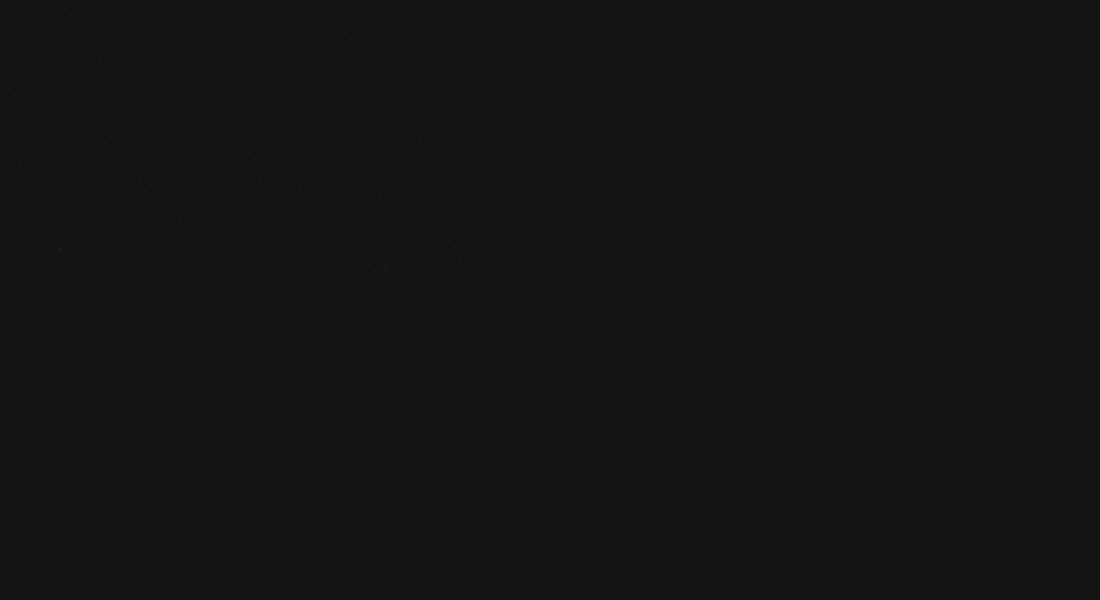
Frame 1 (no input)
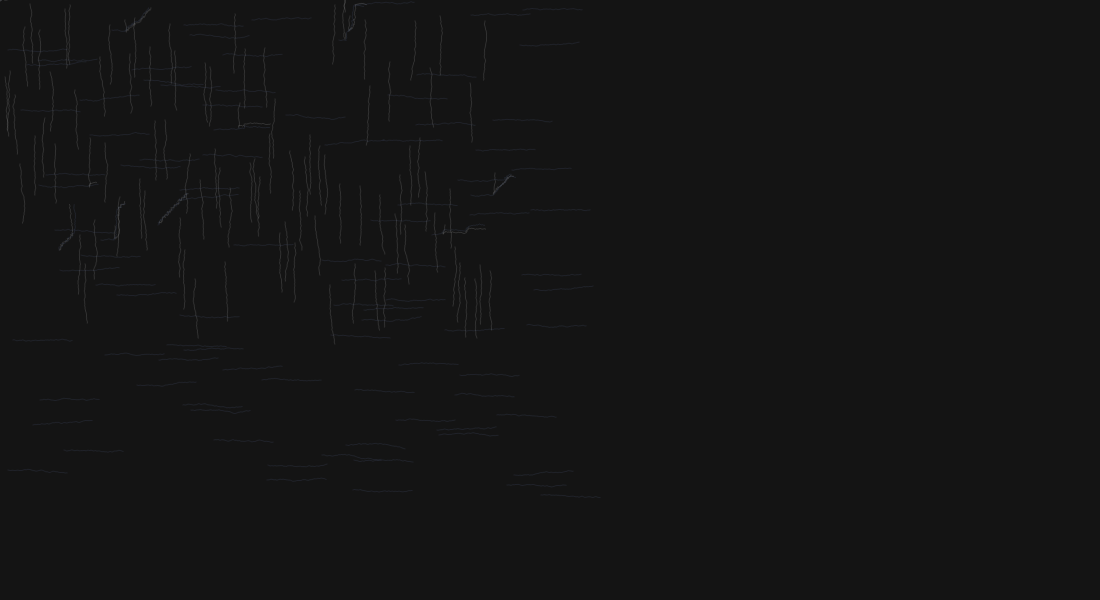
Frame 60 (the mouse pressed at the canvas centre just before this capture)
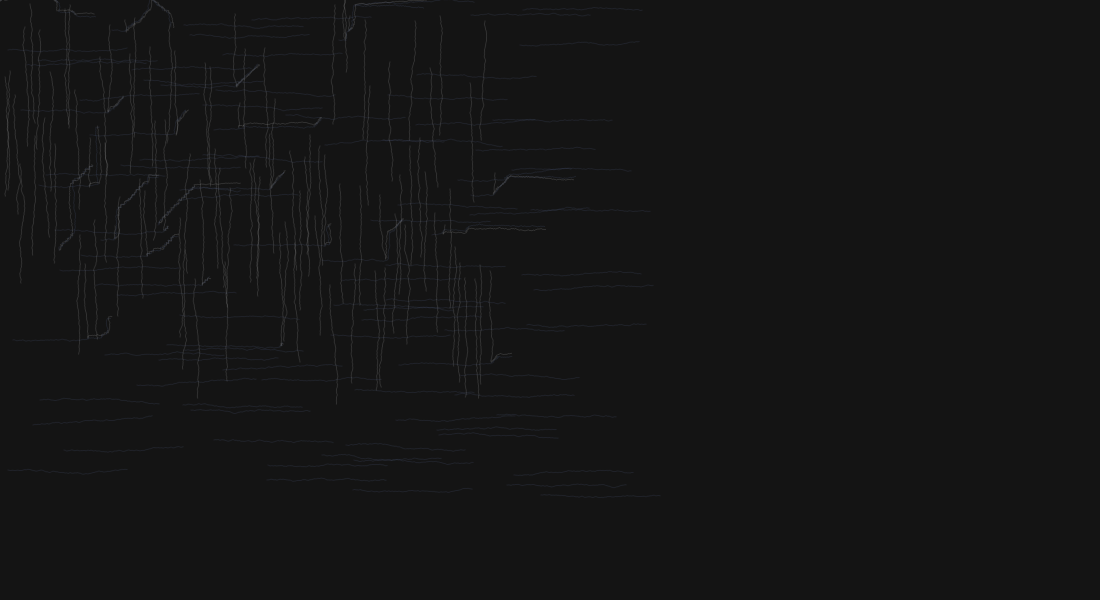
Frame 120 (the mouse held since frame 60 and released just before this capture)

The Processing sketch that drew these frames (run headless with seeded random() and noise(); from frame 60 on, the mouse is pressed at the canvas centre):

// Processing sketch: HW4_Thread_doesntListen
// ── HW4_Thread_doesntListen.pde

color R = color(230, 230, 230,50);
color G = color(100, 123, 175,50);
//int n;
int xv,yv,xh,yh = 0;
int count = 0;

int num = 100;
thread[] drifter = new thread[num];
thread[] drifter2 = new thread[num];

void setup() {
frameRate(1000);
  size(1100, 600);
  background(20);
  for (int i = 0 ; i < num ; i++) {
    drifter[i] = new thread(xh, yh, 1, G, true);
    yh+=5;
    xh = int(random(0, width/2));

    drifter2[i] = new thread(xv, yv, 1, R, false);
    xv+=5;
    yv = int(random(0, height/2));
  }
}

void draw() {
  //  background(0);
  for (int i = 0; i<num;i++) {
    drifter[i].render();
    drifter2[i].render();
    for(int q = i+1;q<num;q++){
      drifter[q].collisionChange(drifter2[i]);
    }
    for (int j = 0;j<num;j++) {
      drifter[i].collisionChange(drifter2[j]);
    }
  }
}


// ── DriftC_class.pde
//Original Class from Laura's DriftC

class thread {

  float x;
  float y;
  float size;
  color c;

  float spdx=1;
  float spdy=1;
  boolean direction; //direction up or down

  //---------------------CONSTRUCTOR------------------------//
  //--------------------------------------------------------//

  thread(float _x, float _y, float _size, color _c, boolean _direction) {
    x = _x;
    y = _y;
    c = _c;
    size = 1;//random((_size-0.05), (_size+0.05));
    direction = _direction;
  }

  //----------------------END-------------------------------//
  //----------------------END-------------------------------//

  // thread X-axis or Y-axis drifting
  void drifting() {
    if (direction) {
      x += spdx;  // moves right
      y += random(-0.5, 0.5); // moves up and down
      bounce();
    }
    if (!direction) {
      y += spdy;  // moves down
      x += random(-0.5, 0.5); // moves left and right
      bounce();
    }
  }

  //----------------------------------------------------//
  //---------------------BOUNCE-------------------------//

  void bounce() {
    if (x > width || x < 0 ) {
      spdx = -spdx;
    }  
    if (y > height || y < 0) {
      spdy = -spdy;
    }
  }

  //-------------------------------------------------------//
  //----------------------RENDER---------------------------//


  void render() {
    thread(x, y, size, c);
    drifting();
  }

  //---------------------------------------------------------//
  //---------------------------------------------------------//

  // thread function
  void thread(float x, float y, float sz, color c) {
    noStroke();
    fill(c);
    ellipse(x, y, sz, sz);
  }


  //collision for changing axis
  boolean collisionDetection(thread other) {
    if (dist(x, y, other.x, other.y) < size*2) {
      return true;
    }
    else {
      return false;
    }
  }

  void collisionChange(thread other) {
    if (collisionDetection(other)) {
      //other.x = y;
      //other.y = x;
      other.direction = !direction;
      direction = !direction;

      other.spdy = -spdy;
      other.spdx = -spdx;
      spdy = -spdy;
      spdx = -spdx;
    }
  }
}
